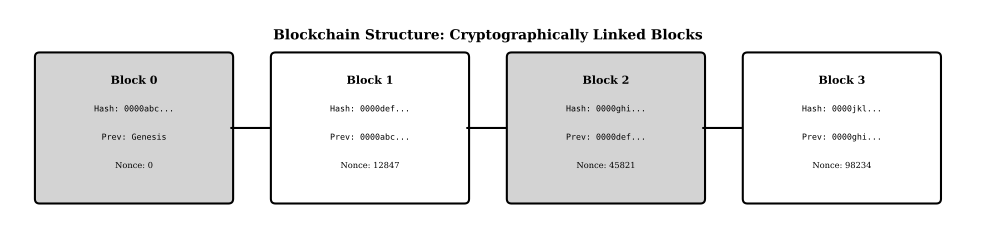

This chart was generated by the following Python code:
"""
Blockchain Structure Visualization
Visualizes a chain of blocks with hashes linking them together

Required libraries: matplotlib, numpy
Output: blockchain_structure.pdf
"""

import matplotlib.pyplot as plt
import matplotlib.patches as mpatches
from matplotlib.patches import FancyBboxPatch, FancyArrowPatch
import numpy as np
from pathlib import Path

# Chart metadata for QuantLet integration
CHART_METADATA = {
    'title': 'Blockchain Structure Visualization',
    'url': 'https://github.com/Digital-AI-Finance/DigitalFinance_3/tree/main/charts/module_02_blockchain/blockchain_structure'
}

def create_blockchain_visualization():
    """Create a visualization of blockchain structure with linked blocks"""

    # Set style for academic publication
    plt.rcParams['font.family'] = 'serif'
    plt.rcParams['font.size'] = 8
    plt.rcParams['axes.linewidth'] = 0.5

    fig, ax = plt.subplots(figsize=(10, 4))

    # Block parameters
    block_width = 2.0
    block_height = 1.5
    spacing = 0.5

    # Sample block data
    blocks = [
        {'index': 0, 'hash': '0000abc...', 'prev': 'Genesis', 'nonce': '0'},
        {'index': 1, 'hash': '0000def...', 'prev': '0000abc...', 'nonce': '12847'},
        {'index': 2, 'hash': '0000ghi...', 'prev': '0000def...', 'nonce': '45821'},
        {'index': 3, 'hash': '0000jkl...', 'prev': '0000ghi...', 'nonce': '98234'}
    ]

    # Draw blocks
    for i, block in enumerate(blocks):
        x = i * (block_width + spacing)
        y = 0

        # Block rectangle with grayscale fill
        rect = FancyBboxPatch((x, y), block_width, block_height,
                             boxstyle="round,pad=0.05",
                             linewidth=1.5,
                             edgecolor='black',
                             facecolor='lightgray' if i % 2 == 0 else 'white')
        ax.add_patch(rect)

        # Block content
        text_x = x + block_width / 2

        # Block number
        ax.text(text_x, y + 1.25, f'Block {block["index"]}',
               ha='center', va='center', fontsize=8, fontweight='bold')

        # Hash
        ax.text(text_x, y + 0.95, f'Hash: {block["hash"]}',
               ha='center', va='center', fontsize=6, family='monospace')

        # Previous hash
        ax.text(text_x, y + 0.65, f'Prev: {block["prev"]}',
               ha='center', va='center', fontsize=6, family='monospace')

        # Nonce
        ax.text(text_x, y + 0.35, f'Nonce: {block["nonce"]}',
               ha='center', va='center', fontsize=6)

        # Arrow to next block (except for last block)
        if i < len(blocks) - 1:
            arrow_start_x = x + block_width
            arrow_end_x = x + block_width + spacing
            arrow_y = y + block_height / 2

            arrow = FancyArrowPatch((arrow_start_x, arrow_y),
                                   (arrow_end_x, arrow_y),
                                   arrowstyle='->,head_width=0.3,head_length=0.2',
                                   linewidth=1.5,
                                   color='black')
            ax.add_patch(arrow)

    # Set axis properties
    ax.set_xlim(-0.3, len(blocks) * (block_width + spacing))
    ax.set_ylim(-0.3, block_height + 0.5)
    ax.set_aspect('equal')
    ax.axis('off')

    # Title
    ax.text(len(blocks) * (block_width + spacing) / 2 - spacing/2,
            block_height + 0.3,
            'Blockchain Structure: Cryptographically Linked Blocks',
            ha='center', va='top', fontsize=10, fontweight='bold')

    plt.tight_layout()

    # Save as PDF
    output_path = Path(__file__).parent / 'blockchain_structure.pdf'
    plt.savefig(output_path, format='pdf', dpi=300, bbox_inches='tight')
    print(f"Chart saved to: {output_path}")

    plt.close()

if __name__ == '__main__':
    create_blockchain_visualization()
